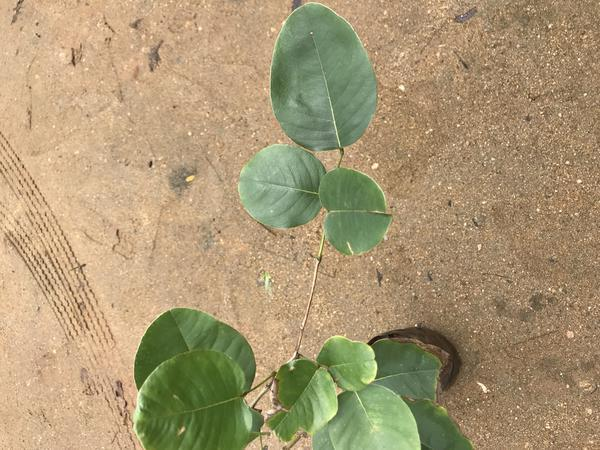
#> input picture dataset/Raktachandini/1029.jpg, 600 x 450 px
$ python -i main.py   (imports and definitions only)
#> lines starting #> are read from the running program, lines starting #| are printed output that depends on the picture
import os
import uuid
import numpy as np
from PIL import Image
import joblib
from flask import Flask, request, render_template, redirect, url_for, flash

# [1 line not run here, left out]
# [1 line that did not run here, left out]

# Folder Konfigurasi
# [1 line that did not run here, left out]
# [1 line not run here, left out]
# [1 line that did not run here, left out]
# [1 line that did not run here, left out]

# Path Model
# [1 line that did not run here, left out]

# Data Detail Tanaman Obat (Botanical Database)
LEAF_DETAILS = {
    'Raktachandini': {
        'common_name': 'Cendana Merah (Raktachandini / Red Sandalwood)',
        'scientific_name': 'Pterocarpus santalinus',
        'description': 'Cendana merah adalah pohon kecil yang terkenal dengan kayu terasnya yang berwarna merah tua, bertekstur keras, dan tidak berbau wangi seperti cendana putih biasa. Daunnya berbentuk bulat oval dengan susunan majemuk dan permukaan halus.',
        'benefits': [
            'Perawatan Kulit: Membantu meredakan jerawat, bekas luka, hiperpigmentasi, dan memberikan efek mendinginkan kulit wajah.',
            'Anti-inflamasi: Mengurangi pembengkakan, peradangan akut, dan nyeri pada persendian.',
            'Kesehatan Pencernaan: Digunakan dalam pengobatan tradisional untuk mengobati diare, disentri, dan maag.',
            'Antioksidan Tinggi: Memiliki kandungan polifenol yang tinggi guna menangkal efek radikal bebas.'
        ],
        'usage': 'Untuk kulit, kayu teras yang dihaluskan menjadi bubuk dicampur dengan air mawar atau madu untuk dijadikan masker wajah. Untuk pengobatan dalam, harus dikonsultasikan secara hati-hati dengan herbalis medis profesional.'
    },
    'Rose': {
        'common_name': 'Mawar (Rose)',
        'scientific_name': 'Rosa L.',
        'description': 'Mawar adalah tanaman semak berdunga indah dengan kelopak berlapis-lapis dan duri tajam pada batangnya. Daun mawar umumnya berbentuk menyirip ganjil (pinnate) dengan tepi bergerigi halus.',
        'benefits': [
            'Kesehatan Kulit: Air mawar bertindak sebagai toner alami yang menyeimbangkan pH kulit dan mengurangi kemerahan akibat iritasi.',
            'Menenangkan Pikiran: Teh kelopak mawar atau minyak esensial mawar membantu mengurangi kecemasan, stres, dan memperbaiki kualitas tidur.',
            'Kaya Vitamin C: Kelopak bunga dan daunnya mengandung vitamin C alami yang tinggi untuk meningkatkan kekebalan tubuh.',
            'Anti-bakteri: Membantu mendisinfeksi dan mempercepat penyembuhan luka luar ringan.'
        ],
        'usage': 'Kelopak mawar kering dapat diseduh dengan air panas mendidih selama 5 menit menjadi teh herbal penenang. Air hasil penyulingan mawar (Rose Water) dapat disemprotkan langsung sebagai penyegar wajah.'
    },
    'Sapota': {
        'common_name': 'Sawo (Sapota / Sapodilla)',
        'scientific_name': 'Manilkara zapota',
        'description': 'Sawo adalah pohon buah tropis yang hijau sepanjang tahun. Daun sawo berbentuk oval memanjang (oblong), tebal seperti kulit (coriaceous), berwarna hijau tua mengkilap di bagian atas, dan tersusun spiral di ujung cabang.',
        'benefits': [
            'Sumber Energi Alami: Mengandung kadar fruktosa dan glukosa tinggi yang cepat memulihkan stamina.',
            'Kesehatan Pencernaan: Serat tinggi dan kandungan tanin bertindak sebagai agen anti-inflamasi alami pada lambung dan usus.',
            'Kesehatan Tulang: Kaya akan kalsium, fosfor, dan zat besi yang sangat penting dalam memperkuat kepadatan tulang.',
            'Ekspektoran Alami: Sifat ekspektoran membantu meredakan batuk dan pilek dengan mengeluarkan lendir di saluran napas.'
        ],
        'usage': 'Buah sawo dikonsumsi segar atau diolah menjadi jus. Air rebusan daun sawo muda secara tradisional digunakan untuk berkumur guna meredakan sariawan, radang gusi, dan sakit gigi karena kaya akan zat tanin astringen.'
    },
    'Tulasi': {
        'common_name': 'Tulasi (Kemangi Suci / Holy Basil)',
        'scientific_name': 'Ocimum tenuiflorum',
        'description': 'Tulasi adalah tanaman aromatik suci dalam pengobatan Ayurveda yang dikenal sebagai "Ratu Herbal". Daunnya kecil berbentuk oval, berbulu halus, memiliki tepi bergerigi halus, dan mengeluarkan aroma mint-cengkeh yang khas.',
        'benefits': [
            'Adaptogen Kuat (Anti-Stres): Membantu tubuh beradaptasi secara fisiologis dan psikologis terhadap stres emosional.',
            'Pengobatan Respirasi: Sangat efektif meredakan batuk, pilek, asma, bronkitis, serta radang tenggorokan.',
            'Peningkat Imunitas (Immunomodulator): Senyawa fitokimianya memperkuat respons sel imun dalam melawan virus dan bakteri.',
            'Regulasi Gula Darah: Berfungsi membantu mengontrol dan menurunkan kadar glukosa darah puasa.'
        ],
        'usage': 'Daun tulasi segar dapat dikunyah langsung setelah dicuci bersih, atau diseduh bersama air panas selama 10 menit untuk diminum sebagai teh Tulasi hangat guna melegakan pernapasan.'
    },
    'Wood_sorel': {
        'common_name': 'Wood Sorel (Semanggi Gunung / Calincing)',
        'scientific_name': 'Oxalis acetosella',
        'description': 'Wood Sorel adalah tanaman herbal kecil berakar rimpang dengan daun trifoliate (tiga helai) mirip semanggi. Daunnya berbentuk hati terbalik (obcordate) yang sensitif menutup pada malam hari atau cuaca mendung.',
        'benefits': [
            'Sumber Vitamin C: Memiliki rasa asam lemon segar yang secara historis ampuh mengatasi sariawan dan skurvi.',
            'Efek Mendinginkan (Cooling Effect): Membantu menurunkan suhu tubuh saat demam tinggi dan meredakan haus ekstrim.',
            'Diuretik & Detoksifikasi: Melancarkan buang air kecil sehingga membantu ginjal menyaring racun dari tubuh.',
            'Pereda Ruam Kulit: Air remasan daun segar dapat dioleskan pada ruam gatal, eksim ringan, atau sengatan serangga.'
        ],
        'usage': 'Daun segar dapat dicampurkan sedikit pada salad untuk rasa asam lemon yang alami. Namun hindari konsumsi berlebihan bagi penderita batu ginjal atau rematik karena kadar asam oksalatnya cukup tinggi.'
    }
}

def extract_features(image_path, target_size=(64, 64)):
    """
    Ekstraksi fitur yang sama persis dengan train_model.py
    """
#> called with image_path = 'dataset/Raktachandini/1029.jpg', target_size = (64, 64)
    try:
        img = Image.open(image_path)
#> img is the input picture: PIL image 600x450 RGB; mean R, G, B 170, 151.7, 115.7
        img_rgb = img.convert('RGB')

        # 1. Color Moments
        img_rgb_np = np.array(img_rgb)
        r_mean = np.mean(img_rgb_np[:, :, 0])
#> r_mean = 170
        g_mean = np.mean(img_rgb_np[:, :, 1])
#> g_mean = 151.7
        b_mean = np.mean(img_rgb_np[:, :, 2])
#> b_mean = 115.7
        r_std = np.std(img_rgb_np[:, :, 0])
#> r_std = 44.49
        g_std = np.std(img_rgb_np[:, :, 1])
#> g_std = 32.32
        b_std = np.std(img_rgb_np[:, :, 2])
#> b_std = 32.88
        color_features = np.array([r_mean, g_mean, b_mean, r_std, g_std, b_std])
#> color_features = [170, 151.7, 115.7, 44.49, 32.32, 32.88]

        # 2. Grayscale Resized & Flattened
        img_gray = img_rgb.convert('L')
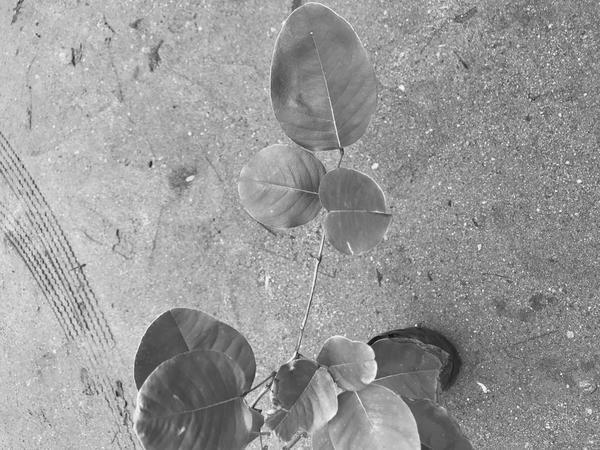
#> img_gray: PIL image 600x450 L; min 2, max 251, mean 153.1
        img_gray_resized = img_gray.resize(target_size, Image.Resampling.LANCZOS)
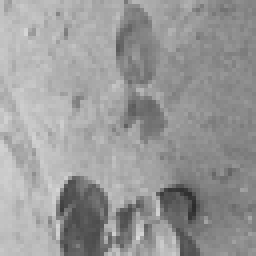
#> img_gray_resized: PIL image 64x64 L (shown 4 times larger); min 44, max 217, mean 153.1
        gray_features = np.array(img_gray_resized).flatten() / 255.0
#> gray_features = 4096 values, max 0.851 at index 3810, min 0.173 at index 3312, mean 0.6

        return np.concatenate([gray_features, color_features])
    except Exception as e:
        print(f"Error mengekstrak fitur: {e}")
        return None

# [106 lines left out: functions get_model, index, predict, not called in this run]

# [3 lines not run here, left out]

>>> result = extract_features('dataset/Raktachandini/1029.jpg')
#> result = 4102 values, max 170 at index 4096, min 0.173 at index 3312, mean 0.733

$ run again, on dataset/Raktachandini/1030.jpg
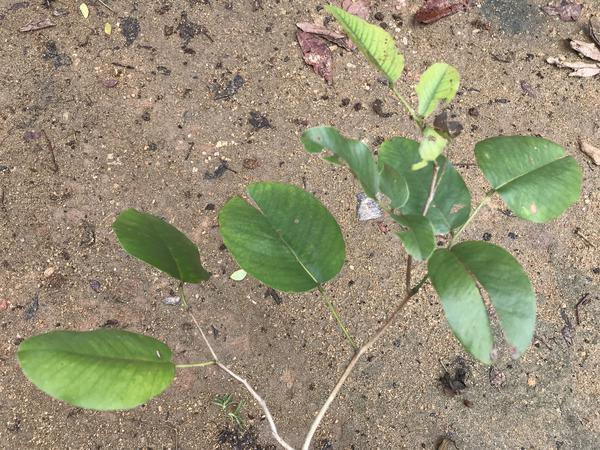
#> input picture dataset/Raktachandini/1030.jpg, 600 x 450 px
#> in extract_features, img is the input picture: PIL image 600x450 RGB; mean R, G, B 150.9, 143.3, 118.2
#> r_mean = 150.9
#> g_mean = 143.3
#> b_mean = 118.2
#> r_std = 36.67
#> g_std = 33.82
#> b_std = 33.53
#> color_features = [150.9, 143.3, 118.2, 36.67, 33.82, 33.53]
#> in extract_features, `img_gray = img_rgb.convert('L')`:
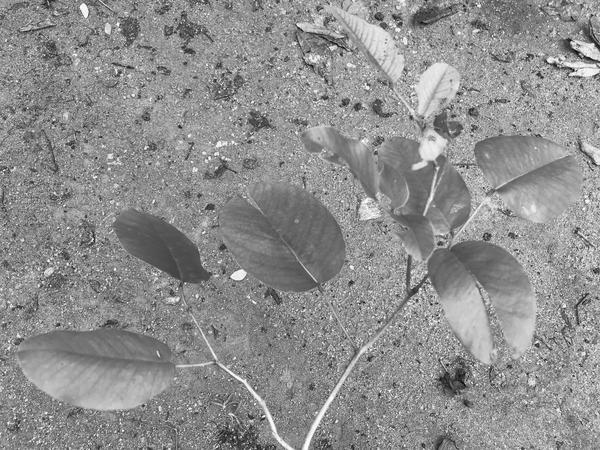
#> img_gray: PIL image 600x450 L; min 3, max 254, mean 142.7
#> in extract_features, `img_gray_resized = img_gray.resize(target_size, Image.Resampling.LANCZ..`:
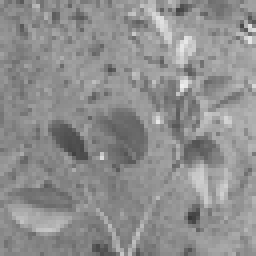
#> img_gray_resized: PIL image 64x64 L (shown 4 times larger); min 57, max 238, mean 142.7
#> gray_features = 4096 values, max 0.933 at index 1389, min 0.224 at index 3503, mean 0.56
#> result = 4102 values, max 150.9 at index 4096, min 0.224 at index 3503, mean 0.685

$ run again, on dataset/Raktachandini/1031.jpg
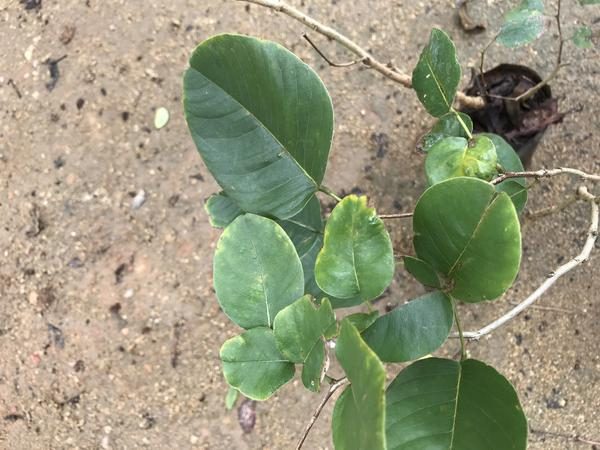
#> input picture dataset/Raktachandini/1031.jpg, 600 x 450 px
#> in extract_features, img is the input picture: PIL image 600x450 RGB; mean R, G, B 152.1, 152.2, 125.3
#> r_mean = 152.1
#> g_mean = 152.2
#> b_mean = 125.3
#> r_std = 51.84
#> g_std = 38.73
#> b_std = 42.31
#> color_features = [152.1, 152.2, 125.3, 51.84, 38.73, 42.31]
#> in extract_features, `img_gray = img_rgb.convert('L')`:
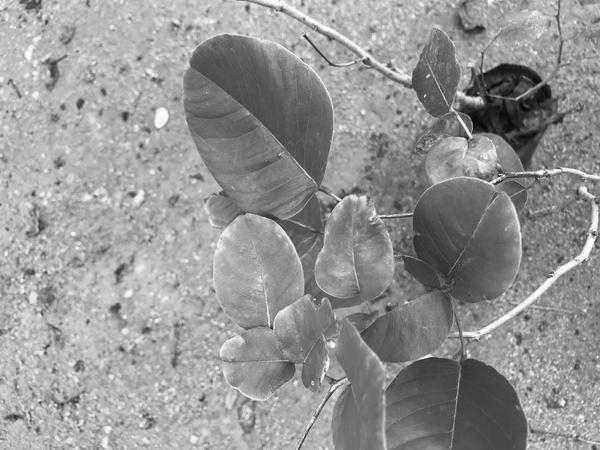
#> img_gray: PIL image 600x450 L; min 1, max 255, mean 149.1
#> in extract_features, `img_gray_resized = img_gray.resize(target_size, Image.Resampling.LANCZ..`:
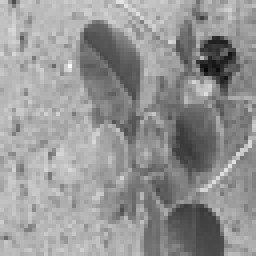
#> img_gray_resized: PIL image 64x64 L (shown 4 times larger); min 8, max 249, mean 149.1
#> gray_features = 4096 values, max 0.976 at index 1041, min 0.0314 at index 1139, mean 0.585
#> result = 4102 values, max 152.2 at index 4097, min 0.0314 at index 1139, mean 0.721

$ run again, on dataset/Raktachandini/1033.jpg
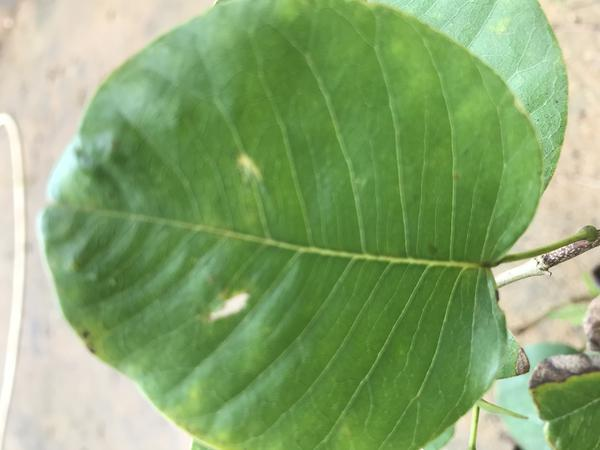
#> input picture dataset/Raktachandini/1033.jpg, 600 x 450 px
#> in extract_features, img is the input picture: PIL image 600x450 RGB; mean R, G, B 136.5, 167.2, 112.2
#> r_mean = 136.5
#> g_mean = 167.2
#> b_mean = 112.2
#> r_std = 57.95
#> g_std = 39.96
#> b_std = 61.63
#> color_features = [136.5, 167.2, 112.2, 57.95, 39.96, 61.63]
#> in extract_features, `img_gray = img_rgb.convert('L')`:
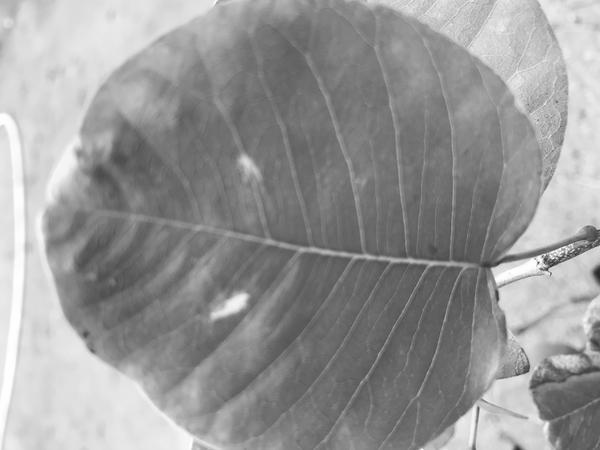
#> img_gray: PIL image 600x450 L; min 39, max 255, mean 151.7
#> in extract_features, `img_gray_resized = img_gray.resize(target_size, Image.Resampling.LANCZ..`:
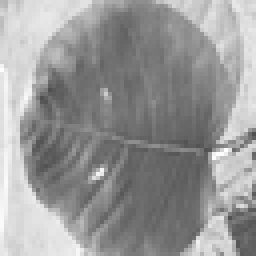
#> img_gray_resized: PIL image 64x64 L (shown 4 times larger); min 79, max 255, mean 151.7
#> gray_features = 4096 values, max 1 at index 2424, min 0.31 at index 1420, mean 0.595
#> result = 4102 values, max 167.2 at index 4097, min 0.31 at index 1420, mean 0.734
